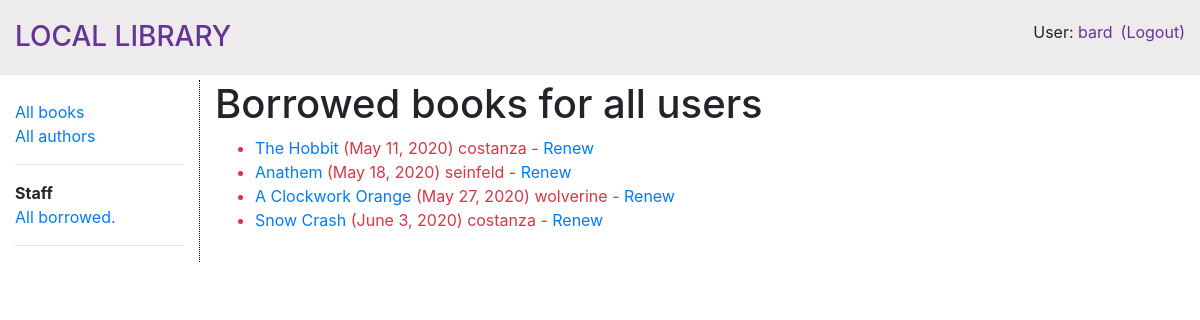
Before: /catalog/allbooks/ (signed in) with the older database file.
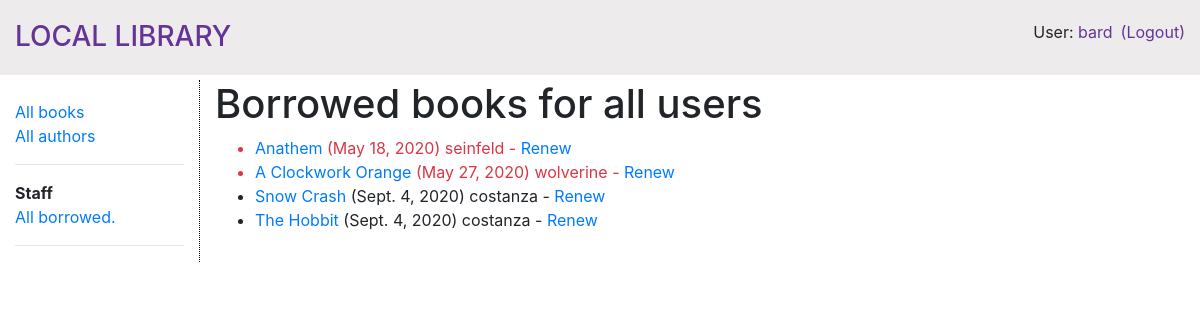
After: the same page with the newer database file.
### catalog/models.py (models this page shows, shortened)
class BookInstance(models.Model):
    id = models.UUIDField(primary_key=True, default=uuid.uuid4, help_text='Unique ID for this particular book across whole library')
    book = models.ForeignKey('Book', on_delete=models.SET_NULL, null=True)
    imprint = models.CharField(max_length=200)
    due_back = models.DateField(null=True, blank=True)
    borrower = models.ForeignKey(User, on_delete=models.SET_NULL, null=True, blank=True)
    @property
    def is_overdue(self):
        if self.due_back and date.today() > self.due_back:
            return True
        return False
    LOAN_STATUS = (
        ('m', 'Maintenance'),
        ('o', 'On loan'),
        ('a', 'Available'),
        ('r', 'Reserved'),
    )
    status = models.CharField(
        max_length=1,
        choices=LOAN_STATUS,
        blank=True,
        default='m',
        help_text='Book availability',
    )
    class Meta:
        ordering = ['due_back']
        permissions = (("can_mark_returned", "Set book as returned"),)

class Book(models.Model):
    title = models.CharField(max_length=200)
    author = models.ForeignKey('Author', on_delete=models.SET_NULL, null=True)
    summary = models.TextField(max_length=1000, help_text='Enter a brief description of the book')
    isbn = models.CharField('ISBN', max_length=13, help_text='13 Character <a href="https://www.isbn-international.org/content/what-isbn">ISBN number</a>')
    genre = models.ManyToManyField(Genre, help_text='Select a genre for this book')
    language = models.ForeignKey(Language, on_delete=models.SET_NULL, null=True)
    class Meta():
        ordering = ['title']
    def display_genre(self):
        """Create a string for the Genre. This is required to display genre in Admin."""
        return ', '.join(genre.name for genre in self.genre.all()[:3])
    display_genre.short_description = 'Genre'
    '''
    def display_language(self):
        """Create a string for the Language. This is required to display language in Admin."""
        return self.language.name

    display_language.short_description = 'Language'
    '''

### catalog/views.py (the view)
# urls.py: path('allbooks/', views.LoanedBooksByUserAllListView.as_view(), name='all-borrowed'),
class LoanedBooksByUserAllListView(PermissionRequiredMixin,generic.ListView):
    permission_required = 'catalog.can_mark_returned'
    model = BookInstance
    template_name ='catalog/bookinstance_list_borrowed_all.html'
    paginate_by = 10
    def get_queryset(self):
        return BookInstance.objects.filter(status__exact='o').order_by('due_back')

### catalog/templates/catalog/bookinstance_list_borrowed_all.html
{% extends "base_generic.html" %}
{% block content %}
    <h1>Borrowed books for all users</h1>
    {% if bookinstance_list %}
    <ul>
      {% for bookinst in bookinstance_list %}
      <li class="{% if bookinst.is_overdue %}text-danger{% endif %}">
        <a href="{% url 'book-detail' bookinst.book.pk %}">{{bookinst.book.title}}</a> ({{ bookinst.due_back }}) {{bookinst.borrower}} {% if perms.catalog.can_mark_returned %}- <a href="{% url 'renew-book-librarian' bookinst.id %}">Renew</a>  {% endif %}
      </li>
      {% endfor %}
    </ul>
    {% else %}
      <p>There are no books borrowed.</p>
    {% endif %}
{% endblock %}

Changed rows visible on the page:
changed BookInstance "Snow Crash": due_back "June 3, 2020" → "Sept. 4, 2020"
changed BookInstance "The Hobbit": due_back "May 11, 2020" → "Sept. 4, 2020"; moves down the list
